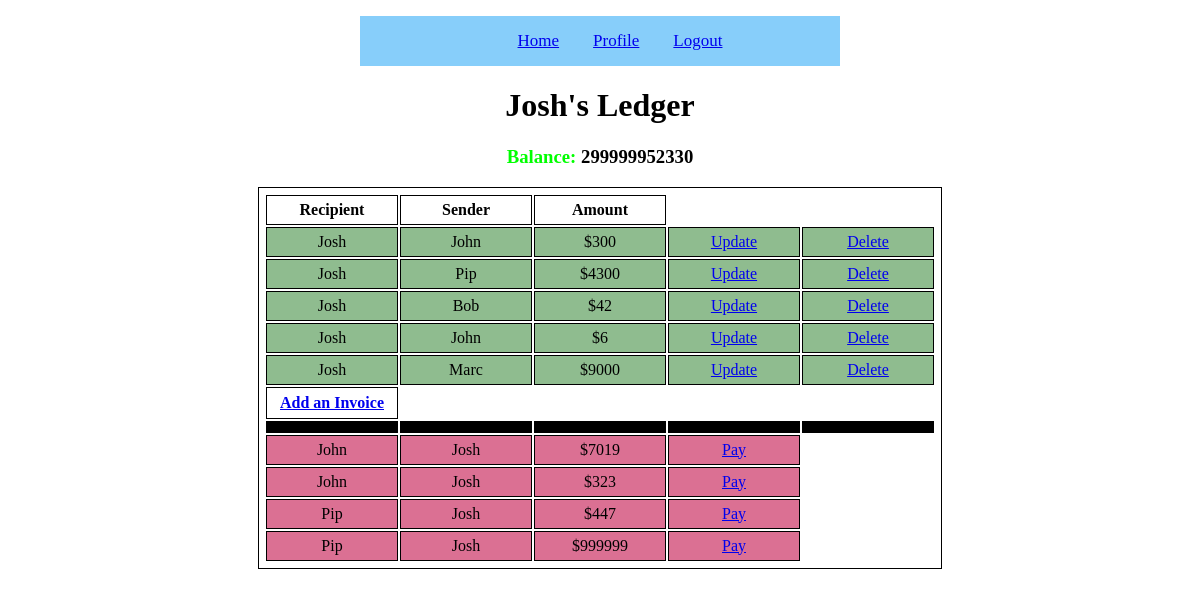
/Profile (signed in), run on an earlier commit of the app's database.
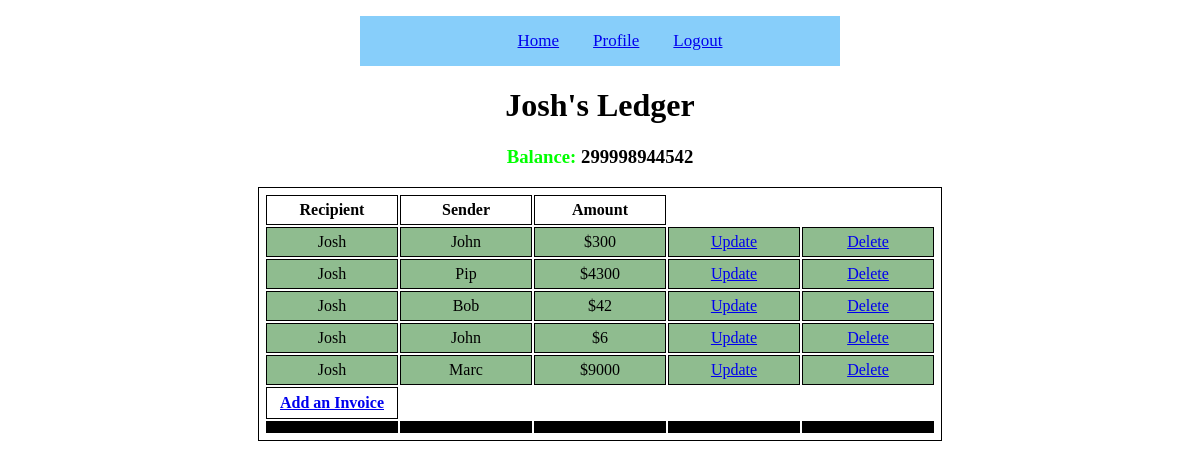
And on a later commit of the database.
### LedgersFinal.py (models this page shows, shortened)
class User(UserMixin, db.Model):
    id = db.Column(db.Integer, primary_key=True)
    invoices = db.relationship('Invoice', backref='user')
    username = db.Column(db.String(100), unique=True, nullable=False)
    password = db.Column(db.String(100), nullable=False)
    email = db.Column(db.String(100),unique=True, nullable=False)
    balance = db.Column(db.Integer)

class Invoice(db.Model):
    id = db.Column(db.Integer, primary_key=True)
    sender = db.Column(db.Integer, db.ForeignKey('user.username'))
    recipient = db.Column(db.String(100), unique=True, nullable=False)
    amount = db.Column(db.Integer)

### LedgersFinal.py (the view)
@app.route('/Profile')
@login_required
def profile():
    charges = Invoice.query.filter_by(sender=current_user.username).all()
    bills = Invoice.query.filter_by(recipient=current_user.username).all()
    balance = current_user.balance
    name = current_user.username
    return render_template("profile.html", charges=charges, bills=bills, balance=balance, name = name)

### LedgersFinal.py (called while the page is built)
@login.user_loader
def load_user(uid):
    return User.query.get(uid)

### templates/profile.html (shortened to what this page needs)
<!DOCTYPE html>
<html lang="en">
{% extends "base.html" %}
{% block content %}
<body>
<h1>{{ name }}'s Ledger</h1>
      <table>
         <thead>
            <tr>
               <th>Recipient</th>
               <th>Sender</th>
               <th>Amount</th>
            </tr>
         </thead>
         <tbody>
            {% for charge in charges %}
               <tr class="charge">
                  <td>{{ charge.sender }}</td>
                  <td>{{ charge.recipient }}</td>
                  <td>${{ charge.amount }}</td>
                   <td><a href="/invoice/{{charge.id}}">Update</a></td>
                   <td><a href="/delete/{{charge.id}}">Delete</a></td>
               </tr>
            {% endfor %}
            <th class="new_invoice"><a href="{{ url_for('invoice', id = -99)}}">Add an Invoice</a></th>
            <tr class="empty"><td></td><td></td><td></td><td></td><td></td></tr>
         {% for charge in bills %}
               <tr class="bill">
                  <td>{{ charge.sender }}</td>
                  <td>{{ charge.recipient }}</td>
                  <td>${{ charge.amount }}</td>
                   <td><a href="{{ url_for('pay', id = charge.id)}}">Pay</a></td>
               </tr>
            {% endfor %}
         </tbody>
      </table>
</body>
{% endblock %}

### templates/base.html (shortened to what this page needs)
<!DOCTYPE html>
<html lang="en">
<head>
    <link rel="stylesheet" href="../static/style.css">
</head>
<div class = "nav">
    <nav>
        <ul>
            <li><a href="{{ url_for('home') }}">Home</a></li>
            {% if current_user.is_anonymous %}
                <li><a href="{{ url_for('register') }}">Create Account</a></li>
                <li><a href="{{ url_for('load_login') }}">Login</a></li>
            {% else %}
                <li><a href="{{ url_for('profile') }}">Profile</a></li>
                <li><a href="{{ url_for('logout')}}">Logout</a></li>
            {% endif %}
        </ul>
    </nav>
</div>
{% block content %}
{% endblock %}
</html>

### static/style.css (style rules this page uses)
html, body { height:100%; }
html { display:table; width:100%; }
body { display:table-cell; text-align:center; vertical-align:text-top; }
div.nav { width: 40%; background-color: lightskyblue; align-items: center; text-align: center; position:relative; margin:0 auto; clear:left; height:auto; z-index: 0; }
nav ul li { vertical-align:text-top; display: inline-block; list-style-type: none; font-size: 17px; }
li { text-align:center; vertical-align:text-top; margin: 15px; color: green; }
table, th, td { margin:0 auto; border: 1px solid black; text-align: center; padding: 5px; }
td,th { width: 120px; }
tr.charge { background-color: darkseagreen; }
th.new_invoice { height: 20px; }
tr.empty { background-color: black; margin-top: 5px; margin-bottom: 15px; }

What changed in the data, as far as the page shows it:
removed Invoice: sender "John", recipient "Josh", amount "7019"
removed Invoice: sender "John", recipient "Josh", amount "323"
removed Invoice: sender "Pip", recipient "Josh", amount "447"
removed Invoice: sender "Pip", recipient "Josh", amount "999999"
Also different on the page:
text written by a page script: "Balance: 299999952330" → "Balance: 299998944542"
